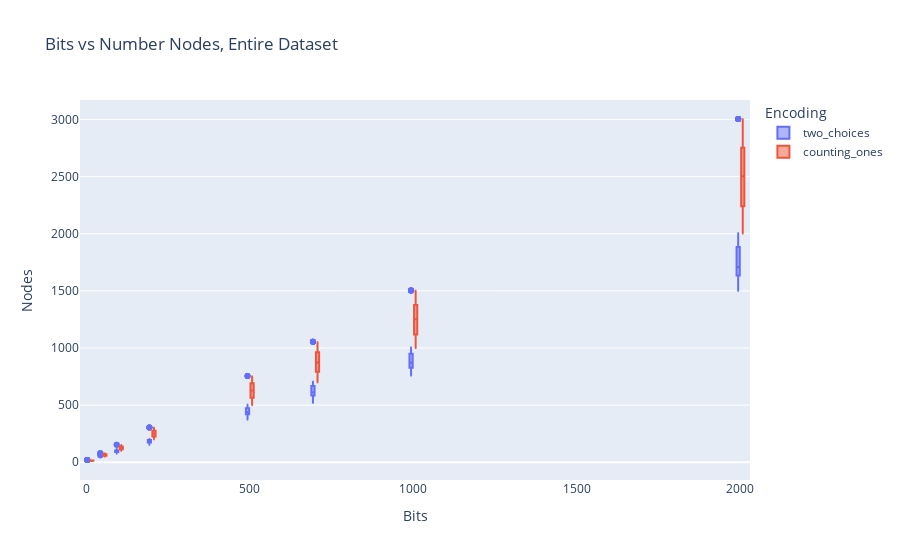
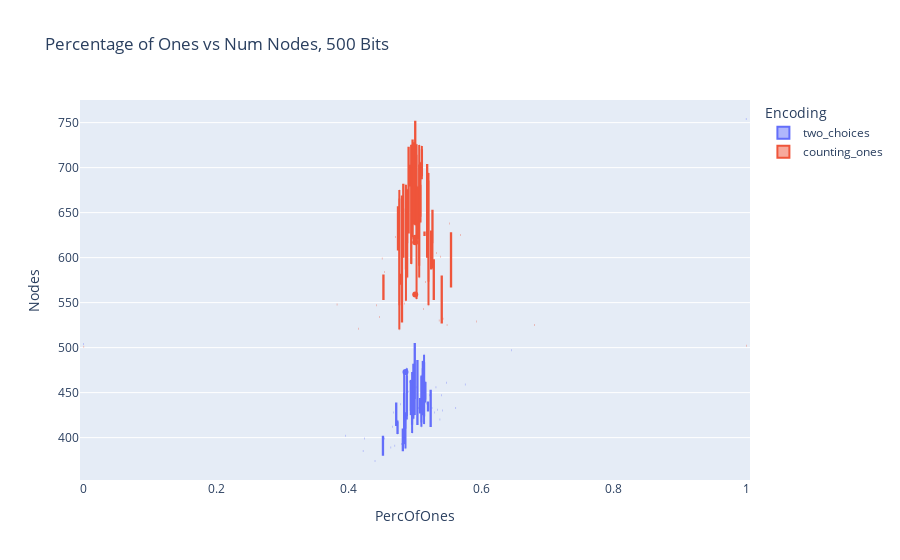

Notebook code for these charts, in order:
### Markdown cell above
#### 4. Reports

### Code cell
fig = px.box(df, x="Bits", y="Nodes", color="Encoding", 
             title="Bits vs Number Nodes, Entire Dataset")
fig.show()

df_500 = df[df['Bits'] == 500] # TODO probably need to work more on DB, there is too much data for 0.5 per of ones 
fig = px.box(df_500, x="PercOfOnes", y="Nodes", color="Encoding", 
             title="Percentage of Ones vs Num Nodes, 500 Bits")
fig.show()

### Figure 1 — Plotly figure (JSON) as saved in the notebook; plotly's stock layout.template omitted (floating-point values rounded to 4 significant figures; data arrays with more than 128 entries replaced by an {"elided": "..."} marker saying what was removed)
{"data": [{"alignmentgroup": "True", "hovertemplate": "Encoding=two_choices<br>Bits=%{x}<br>Nodes=%{y}<extra></extra>", "legendgroup": "two_choices", "marker": {"color": "#636efa"}, "name": "two_choices", "notched": false, "offsetgroup": "two_choices", "orientation": "v", "showlegend": true, "type": "box", "x": {"elided": "960 int values"}, "x0": " ", "xaxis": "x", "y": {"elided": "960 int values"}, "y0": " ", "yaxis": "y"}, {"alignmentgroup": "True", "hovertemplate": "Encoding=counting_ones<br>Bits=%{x}<br>Nodes=%{y}<extra></extra>", "legendgroup": "counting_ones", "marker": {"color": "#EF553B"}, "name": "counting_ones", "notched": false, "offsetgroup": "counting_ones", "orientation": "v", "showlegend": true, "type": "box", "x": {"elided": "960 int values"}, "x0": " ", "xaxis": "x", "y": {"elided": "960 int values"}, "y0": " ", "yaxis": "y"}], "layout": {"boxmode": "group", "legend": {"title": {"text": "Encoding"}, "tracegroupgap": 0}, "title": {"text": "Bits vs Number Nodes, Entire Dataset"}, "xaxis": {"anchor": "y", "domain": [0, 1], "title": {"text": "Bits"}}, "yaxis": {"anchor": "x", "domain": [0, 1], "title": {"text": "Nodes"}}}}

### Figure 2 — Plotly figure (JSON) as saved in the notebook; plotly's stock layout.template omitted (floating-point values rounded to 4 significant figures)
{"data": [{"alignmentgroup": "True", "hovertemplate": "Encoding=two_choices<br>PercOfOnes=%{x}<br>Nodes=%{y}<extra></extra>", "legendgroup": "two_choices", "marker": {"color": "#636efa"}, "name": "two_choices", "notched": false, "offsetgroup": "two_choices", "orientation": "v", "showlegend": true, "type": "box", "x": [0.474, 0.512, 0.464, 0.5, 0.5, 0.506, 0.484, 0.486, 0.488, 0.512, 0.5, 0.5, 0.5, 0.5, 0.5, 0.5, 0.5, 0.5, 0.5, 0.5, 0.486, 0.514, 0.504, 0.498, 0.484, 0.512, 0.498, 0.496, 0.488, 0.5, 0.498, 0.492, 0.51, 0.494, 0.514, 0.51, 0.512, 0.498, 0.494, 0.49, 0.484, 0.502, 0.516, 0.5, 0.498, 0.5, 0.488, 0.516, 0.5, 0.496, 0.486, 0.524, 0.522, 0.508, 0.506, 0.532, 0.466, 0.516, 0.5, 0.5, 0.51, 0.486, 0.514, 0.52, 0.512, 0.472, 0.474, 0.498, 0.486, 0.508, 0.51, 0.474, 0.452, 0.54, 0.452, 0.496, 0.504, 0.47, 0.52, 0.484, 0.542, 0.524, 0.53, 0.422, 0.51, 0.44, 0.514, 0.494, 0.484, 0.496, 0.494, 0.534, 0.472, 0.482, 0.482, 0.576, 0.454, 0.424, 0.538, 0.486, 0.548, 0.526, 0.478, 0.468, 0.562, 0.48, 0.396, 0.646, 0.518, 0.496, 0, 0, 0, 1, 1, 0, 0, 0, 0, 1], "x0": " ", "xaxis": "x", "y": [408, 431, 389, 428, 425, 433, 409, 418, 420, 425, 504, 504, 504, 504, 504, 504, 504, 504, 504, 504, 473, 492, 485, 482, 474, 485, 481, 473, 477, 478, 462, 462, 466, 464, 473, 469, 473, 461, 460, 451, 440, 456, 457, 444, 450, 450, 439, 462, 448, 449, 427, 452, 447, 443, 433, 456, 412, 439, 436, 435, 432, 412, 434, 439, 433, 414, 419, 421, 411, 428, 420, 404, 381, 447, 401, 419, 415, 391, 430, 406, 430, 413, 428, 385, 412, 374, 415, 425, 393, 405, 437, 431, 438, 386, 409, 459, 399, 399, 420, 388, 461, 433, 437, 428, 433, 393, 402, 497, 438, 442, 504, 504, 504, 754, 754, 504, 504, 504, 504, 754], "y0": " ", "yaxis": "y"}, {"alignmentgroup": "True", "hovertemplate": "Encoding=counting_ones<br>PercOfOnes=%{x}<br>Nodes=%{y}<extra></extra>", "legendgroup": "counting_ones", "marker": {"color": "#EF553B"}, "name": "counting_ones", "notched": false, "offsetgroup": "counting_ones", "orientation": "v", "showlegend": true, "type": "box", "x": [0.524, 0.47, 0.5, 0.476, 0.5, 0.5, 0.496, 0.504, 0.506, 0.514, 0.5, 0.5, 0.5, 0.5, 0.5, 0.5, 0.5, 0.5, 0.5, 0.5, 0.496, 0.494, 0.506, 0.51, 0.5, 0.494, 0.49, 0.5, 0.502, 0.498, 0.502, 0.5, 0.52, 0.5, 0.502, 0.492, 0.508, 0.518, 0.494, 0.51, 0.508, 0.508, 0.476, 0.486, 0.492, 0.51, 0.482, 0.48, 0.504, 0.488, 0.504, 0.488, 0.526, 0.474, 0.508, 0.52, 0.526, 0.488, 0.526, 0.498, 0.486, 0.552, 0.486, 0.49, 0.502, 0.514, 0.554, 0.508, 0.488, 0.568, 0.526, 0.528, 0.494, 0.45, 0.532, 0.538, 0.474, 0.518, 0.494, 0.482, 0.54, 0.516, 0.478, 0.506, 0.454, 0.488, 0.554, 0.452, 0.524, 0.478, 0.486, 0.452, 0.528, 0.382, 0.484, 0.512, 0.52, 0.502, 0.5, 0.442, 0.446, 0.542, 0.476, 0.592, 0.48, 0.54, 0.548, 0.536, 0.414, 0.68, 1, 0, 1, 1, 0, 0, 0, 0, 0, 0], "x0": " ", "xaxis": "x", "y": [629, 623, 617, 633, 636, 622, 624, 621, 634, 625, 751, 751, 751, 751, 751, 751, 751, 751, 751, 751, 730, 725, 725, 724, 732, 724, 722, 722, 726, 727, 699, 703, 694, 702, 709, 702, 706, 703, 695, 705, 671, 667, 675, 681, 680, 687, 681, 668, 679, 676, 659, 641, 646, 656, 649, 656, 652, 661, 652, 638, 626, 638, 624, 628, 639, 628, 627, 639, 630, 625, 588, 597, 595, 599, 605, 601, 609, 601, 593, 601, 579, 573, 571, 578, 584, 578, 568, 580, 588, 581, 552, 554, 554, 548, 549, 543, 547, 554, 559, 547, 534, 532, 520, 529, 529, 528, 525, 530, 521, 525, 502, 501, 502, 502, 501, 501, 501, 501, 501, 501], "y0": " ", "yaxis": "y"}], "layout": {"boxmode": "group", "legend": {"title": {"text": "Encoding"}, "tracegroupgap": 0}, "title": {"text": "Percentage of Ones vs Num Nodes, 500 Bits"}, "xaxis": {"anchor": "y", "domain": [0, 1], "title": {"text": "PercOfOnes"}}, "yaxis": {"anchor": "x", "domain": [0, 1], "title": {"text": "Nodes"}}}}
